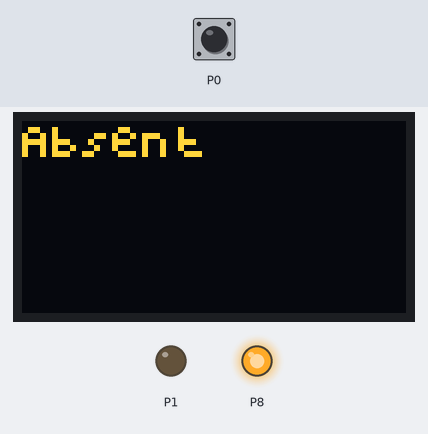
Recording of a program running on a simulated BBC micro:bit (MakeCode). Parts: 128×64 one-colour display, output pins drawn as LEDs (lit = HIGH). The inputs (shaded band) are chosen by the test bench; at power-on: P0 LOW. The OLED is the two-colour kind (top 16 rows yellow).

Above: at 1.2 s.
1.3 s: P0 pulled HIGH for 0.15 s
At 1.38 s:
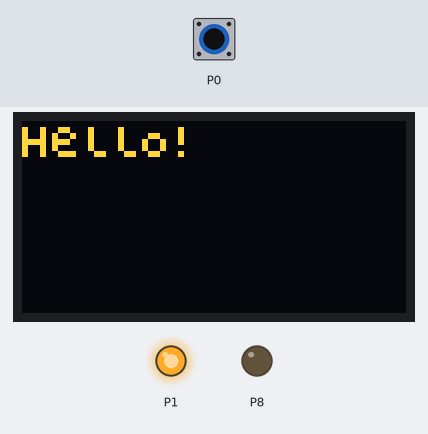
2.9 s: P0 pulled HIGH for 3.2 s
At 6.9 s:
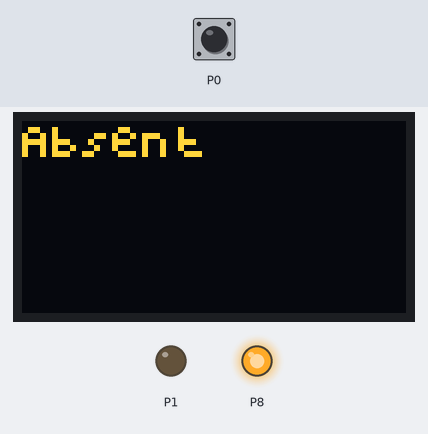
Timing chart, 0 to 8.4 s (numbered marks = the images above; inputs shaded):
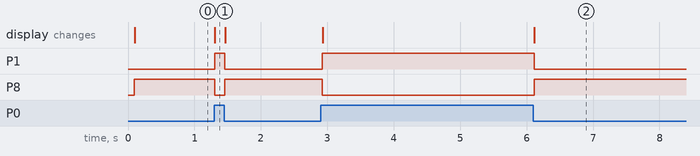

Measured:
- after the input at 1.3 s, P1: LOW → HIGH at once, → LOW 0.15 s later; P8: HIGH → LOW at once, → HIGH 0.15 s later; the display: changes at once (image 1)
- after the input at 2.9 s, P1: LOW → HIGH at once, → LOW 3.2 s later; P8: HIGH → LOW at once, → HIGH 3.2 s later; the display: first changes at once (image 2 shows a later state)

The program:

main.ts
```typescript
OLED12864_I2C.init(60)
OLED12864_I2C.on()
basic.forever(function () {
    if (tinkercademy.PIR(DigitalPin.P0)) {
        tinkercademy.LED(DigitalPin.P1, OnOff.On)
        tinkercademy.LED(DigitalPin.P8, OnOff.Off)
        OLED12864_I2C.showString(
        0,
        0,
        "Hello!",
        1
        )
    } else {
        tinkercademy.LED(DigitalPin.P1, OnOff.Off)
        tinkercademy.LED(DigitalPin.P8, OnOff.On)
        OLED12864_I2C.showString(
        0,
        0,
        "Absent",
        1
        )
    }
})
```

test.ts
```typescript
// les tests vont ici ; cela ne sera pas compilé si ce paquet est utilisé en tant qu'extension.
```
